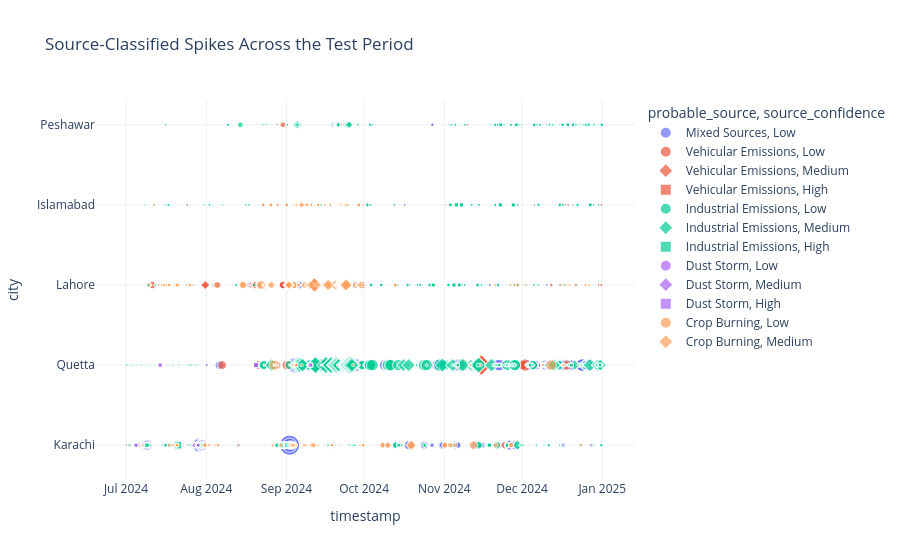

The notebook cell saved with this chart:
### Code cell
fig = px.scatter(
    classified_spikes,
    x="timestamp",
    y="city",
    color="probable_source",
    symbol="source_confidence",
    size="combined_anomaly_score",
    hover_data=["dominant_pollutant", "severity", "source_reason"],
    title="Source-Classified Spikes Across the Test Period",
)
fig.update_layout(template="plotly_white")
fig.show()

### Figure 1 — Plotly figure (JSON) as saved in the notebook; plotly's stock layout.template omitted (floating-point values rounded to 4 significant figures; data arrays with more than 128 entries replaced by an {"elided": "..."} marker saying what was removed)
{"data": [{"customdata": {"elided": "1254x3 str values"}, "hovertemplate": "probable_source=Mixed Sources<br>source_confidence=Low<br>timestamp=%{x}<br>city=%{y}<br>combined_anomaly_score=%{marker.size}<br>dominant_pollutant=%{customdata[0]}<br>severity=%{customdata[1]}<br>source_reason=%{customdata[2]}<extra></extra>", "legendgroup": "Mixed Sources, Low", "marker": {"color": "#636efa", "size": {"elided": "1254 float values"}, "sizemode": "area", "sizeref": 0.2829, "symbol": "circle"}, "mode": "markers", "name": "Mixed Sources, Low", "showlegend": true, "type": "scattergl", "x": {"elided": "1254 str values"}, "xaxis": "x", "y": {"elided": "1254 str values"}, "yaxis": "y"}, {"customdata": {"elided": "225x3 str values"}, "hovertemplate": "probable_source=Vehicular Emissions<br>source_confidence=Low<br>timestamp=%{x}<br>city=%{y}<br>combined_anomaly_score=%{marker.size}<br>dominant_pollutant=%{customdata[0]}<br>severity=%{customdata[1]}<br>source_reason=%{customdata[2]}<extra></extra>", "legendgroup": "Vehicular Emissions, Low", "marker": {"color": "#EF553B", "size": {"elided": "225 float values"}, "sizemode": "area", "sizeref": 0.2829, "symbol": "circle"}, "mode": "markers", "name": "Vehicular Emissions, Low", "showlegend": true, "type": "scattergl", "x": {"elided": "225 str values"}, "xaxis": "x", "y": {"elided": "225 str values"}, "yaxis": "y"}, {"customdata": [["no", "moderate", "Probable traffic fingerprint: NO and NO2 both rose unusually together."], ["no", "moderate", "Probable traffic fingerprint: NO and NO2 both rose unusually together."], ["co", "moderate", "Probable traffic fingerprint: NO and NO2 both rose unusually together."], ["no", "severe", "Probable traffic fingerprint: NO and NO2 both rose unusually together."], ["pm10", "severe", "Probable traffic fingerprint: NO and NO2 both rose unusually together."], ["no", "high", "Probable traffic fingerprint: NO and NO2 both rose unusually together."], ["no", "moderate", "Probable traffic fingerprint: NO and NO2 both rose unusually together."], ["no", "moderate", "Probable traffic fingerprint: NO and NO2 both rose unusually together."], ["no", "moderate", "Probable traffic fingerprint: NO and NO2 both rose unusually together."], ["no", "moderate", "Probable traffic fingerprint: NO and NO2 both rose unusually together."], ["no", "moderate", "Probable traffic fingerprint: NO and NO2 both rose unusually together."], ["no", "moderate", "Probable traffic fingerprint: NO and NO2 both rose unusually together."], ["no", "moderate", "Probable traffic fingerprint: NO and NO2 both rose unusually together."], ["no", "severe", "Probable traffic fingerprint: NO and NO2 both rose unusually together."], ["no", "severe", "Probable traffic fingerprint: NO and NO2 both rose unusually together."], ["no", "severe", "Probable traffic fingerprint: NO and NO2 both rose unusually together."], ["no", "high", "Probable traffic fingerprint: NO and NO2 both rose unusually together."], ["no", "high", "Probable traffic fingerprint: NO and NO2 both rose unusually together."], ["no", "high", "Probable traffic fingerprint: NO and NO2 both rose unusually together."], ["no", "high", "Probable traffic fingerprint: NO and NO2 both rose unusually together."]], "hovertemplate": "probable_source=Vehicular Emissions<br>source_confidence=Medium<br>timestamp=%{x}<br>city=%{y}<br>combined_anomaly_score=%{marker.size}<br>dominant_pollutant=%{customdata[0]}<br>severity=%{customdata[1]}<br>source_reason=%{customdata[2]}<extra></extra>", "legendgroup": "Vehicular Emissions, Medium", "marker": {"color": "#EF553B", "size": [4.803, 5.282, 4.522, 6.486, 5.688, 5.112, 18.16, 15.97, 12.68, 12.68, 14.87, 14.6, 15.01, 43.1, 40.91, 14.33, 55.84, 82.66, 79.31, 13.45], "sizemode": "area", "sizeref": 0.2829, "symbol": "diamond"}, "mode": "markers", "name": "Vehicular Emissions, Medium", "showlegend": true, "type": "scattergl", "x": ["2024-07-15T10:00:00.000000", "2024-07-15T13:00:00.000000", "2024-07-20T04:00:00.000000", "2024-07-28T05:00:00.000000", "2024-07-28T07:00:00.000000", "2024-07-29T11:00:00.000000", "2024-07-31T15:00:00.000000", "2024-07-31T16:00:00.000000", "2024-08-05T13:00:00.000000", "2024-08-19T15:00:00.000000", "2024-08-19T16:00:00.000000", "2024-08-19T17:00:00.000000", "2024-08-21T18:00:00.000000", "2024-09-11T19:00:00.000000", "2024-09-11T20:00:00.000000", "2024-09-23T23:00:00.000000", "2024-11-15T04:00:00.000000", "2024-11-15T05:00:00.000000", "2024-11-15T06:00:00.000000", "2024-11-24T06:00:00.000000"], "xaxis": "x", "y": ["Karachi", "Karachi", "Karachi", "Karachi", "Karachi", "Karachi", "Lahore", "Lahore", "Lahore", "Lahore", "Lahore", "Lahore", "Lahore", "Lahore", "Lahore", "Lahore", "Quetta", "Quetta", "Quetta", "Karachi"], "yaxis": "y"}, {"customdata": [["no", "high", "Probable traffic fingerprint: NO and NO2 both rose unusually together."], ["no", "high", "Probable traffic fingerprint: NO and NO2 both rose unusually together."]], "hovertemplate": "probable_source=Vehicular Emissions<br>source_confidence=High<br>timestamp=%{x}<br>city=%{y}<br>combined_anomaly_score=%{marker.size}<br>dominant_pollutant=%{customdata[0]}<br>severity=%{customdata[1]}<br>source_reason=%{customdata[2]}<extra></extra>", "legendgroup": "Vehicular Emissions, High", "marker": {"color": "#EF553B", "size": [7.614, 10.29], "sizemode": "area", "sizeref": 0.2829, "symbol": "square"}, "mode": "markers", "name": "Vehicular Emissions, High", "showlegend": true, "type": "scattergl", "x": ["2024-07-08T15:00:00.000000", "2024-07-20T15:00:00.000000"], "xaxis": "x", "y": ["Karachi", "Karachi"], "yaxis": "y"}, {"customdata": {"elided": "891x3 str values"}, "hovertemplate": "probable_source=Industrial Emissions<br>source_confidence=Low<br>timestamp=%{x}<br>city=%{y}<br>combined_anomaly_score=%{marker.size}<br>dominant_pollutant=%{customdata[0]}<br>severity=%{customdata[1]}<br>source_reason=%{customdata[2]}<extra></extra>", "legendgroup": "Industrial Emissions, Low", "marker": {"color": "#00cc96", "size": {"elided": "891 float values"}, "sizemode": "area", "sizeref": 0.2829, "symbol": "circle"}, "mode": "markers", "name": "Industrial Emissions, Low", "showlegend": true, "type": "scattergl", "x": {"elided": "891 str values"}, "xaxis": "x", "y": {"elided": "891 str values"}, "yaxis": "y"}, {"customdata": {"elided": "683x3 str values"}, "hovertemplate": "probable_source=Industrial Emissions<br>source_confidence=Medium<br>timestamp=%{x}<br>city=%{y}<br>combined_anomaly_score=%{marker.size}<br>dominant_pollutant=%{customdata[0]}<br>severity=%{customdata[1]}<br>source_reason=%{customdata[2]}<extra></extra>", "legendgroup": "Industrial Emissions, Medium", "marker": {"color": "#00cc96", "size": {"elided": "683 float values"}, "sizemode": "area", "sizeref": 0.2829, "symbol": "diamond"}, "mode": "markers", "name": "Industrial Emissions, Medium", "showlegend": true, "type": "scattergl", "x": {"elided": "683 str values"}, "xaxis": "x", "y": {"elided": "683 str values"}, "yaxis": "y"}, {"customdata": {"elided": "168x3 str values"}, "hovertemplate": "probable_source=Industrial Emissions<br>source_confidence=High<br>timestamp=%{x}<br>city=%{y}<br>combined_anomaly_score=%{marker.size}<br>dominant_pollutant=%{customdata[0]}<br>severity=%{customdata[1]}<br>source_reason=%{customdata[2]}<extra></extra>", "legendgroup": "Industrial Emissions, High", "marker": {"color": "#00cc96", "size": {"elided": "168 float values"}, "sizemode": "area", "sizeref": 0.2829, "symbol": "square"}, "mode": "markers", "name": "Industrial Emissions, High", "showlegend": true, "type": "scattergl", "x": {"elided": "168 str values"}, "xaxis": "x", "y": {"elided": "168 str values"}, "yaxis": "y"}, {"customdata": [["o3", "moderate", "Probable dust fingerprint: PM10 was unusually elevated and much higher than PM2.5 relative to the learned local ratio."], ["o3", "moderate", "Probable dust fingerprint: PM10 was unusually elevated and much higher than PM2.5 relative to the learned local ratio."], ["pm10", "moderate", "Probable dust fingerprint: PM10 was unusually elevated and much higher than PM2.5 relative to the learned local ratio."], ["pm10", "moderate", "Probable dust fingerprint: PM10 was unusually elevated and much higher than PM2.5 relative to the learned local ratio."], ["pm10", "moderate", "Probable dust fingerprint: PM10 was unusually elevated and much higher than PM2.5 relative to the learned local ratio."], ["pm10", "moderate", "Probable dust fingerprint: PM10 was unusually elevated and much higher than PM2.5 relative to the learned local ratio."], ["pm10", "moderate", "Probable dust fingerprint: PM10 was unusually elevated and much higher than PM2.5 relative to the learned local ratio."], ["o3", "moderate", "Probable dust fingerprint: PM10 was unusually elevated and much higher than PM2.5 relative to the learned local ratio."], ["pm10", "severe", "Probable dust fingerprint: PM10 was unusually elevated and much higher than PM2.5 relative to the learned local ratio."], ["pm10", "moderate", "Probable dust fingerprint: PM10 was unusually elevated and much higher than PM2.5 relative to the learned local ratio."], ["pm10", "moderate", "Probable dust fingerprint: PM10 was unusually elevated and much higher than PM2.5 relative to the learned local ratio."], ["pm10", "moderate", "Probable dust fingerprint: PM10 was unusually elevated and much higher than PM2.5 relative to the learned local ratio."], ["o3", "moderate", "Probable dust fingerprint: PM10 was unusually elevated and much higher than PM2.5 relative to the learned local ratio."], ["pm10", "high", "Probable dust fingerprint: PM10 was unusually elevated and much higher than PM2.5 relative to the learned local ratio."], ["o3", "high", "Probable dust fingerprint: PM10 was unusually elevated and much higher than PM2.5 relative to the learned local ratio."], ["o3", "high", "Probable dust fingerprint: PM10 was unusually elevated and much higher than PM2.5 relative to the learned local ratio."], ["pm10", "moderate", "Probable dust fingerprint: PM10 was unusually elevated and much higher than PM2.5 relative to the learned local ratio."], ["pm10", "moderate", "Probable dust fingerprint: PM10 was unusually elevated and much higher than PM2.5 relative to the learned local ratio."], ["pm10", "moderate", "Probable dust fingerprint: PM10 was unusually elevated and much higher than PM2.5 relative to the learned local ratio."], ["pm10", "moderate", "Probable dust fingerprint: PM10 was unusually elevated and much higher than PM2.5 relative to the learned local ratio."], ["pm10", "high", "Probable dust fingerprint: PM10 was unusually elevated and much higher than PM2.5 relative to the learned local ratio."], ["pm10", "high", "Probable dust fingerprint: PM10 was unusually elevated and much higher than PM2.5 relative to the learned local ratio."], ["pm10", "high", "Probable dust fingerprint: PM10 was unusually elevated and much higher than PM2.5 relative to the learned local ratio."], ["o3", "moderate", "Probable dust fingerprint: PM10 was unusually elevated and much higher than PM2.5 relative to the learned local ratio."], ["o3", "moderate", "Probable dust fingerprint: PM10 was unusually elevated and much higher than PM2.5 relative to the learned local ratio."], ["o3", "moderate", "Probable dust fingerprint: PM10 was unusually elevated and much higher than PM2.5 relative to the learned local ratio."], ["o3", "moderate", "Probable dust fingerprint: PM10 was unusually elevated and much higher than PM2.5 relative to the learned local ratio."]], "hovertemplate": "probable_source=Dust Storm<br>source_confidence=Low<br>timestamp=%{x}<br>city=%{y}<br>combined_anomaly_score=%{marker.size}<br>dominant_pollutant=%{customdata[0]}<br>severity=%{customdata[1]}<br>source_reason=%{customdata[2]}<extra></extra>", "legendgroup": "Dust Storm, Low", "marker": {"color": "#ab63fa", "size": [1.169, 1.169, 2.863, 3.601, 2.998, 2.968, 2.898, 1.231, 5.261, 2.763, 2.807, 3.61, 1.231, 4.791, 1.482, 1.514, 2.999, 3.307, 3.45, 3.81, 3.365, 4.088, 2.975, 1.2, 1.2, 1.2, 1.169], "sizemode": "area", "sizeref": 0.2829, "symbol": "circle"}, "mode": "markers", "name": "Dust Storm, Low", "showlegend": true, "type": "scattergl", "x": ["2024-07-06T10:00:00.000000", "2024-07-06T11:00:00.000000", "2024-07-13T08:00:00.000000", "2024-07-14T07:00:00.000000", "2024-07-14T08:00:00.000000", "2024-07-14T16:00:00.000000", "2024-07-14T17:00:00.000000", "2024-07-18T12:00:00.000000", "2024-07-27T13:00:00.000000", "2024-08-01T05:00:00.000000", "2024-08-01T06:00:00.000000", "2024-08-20T08:00:00.000000", "2024-08-23T13:00:00.000000", "2024-09-04T08:00:00.000000", "2024-09-10T09:00:00.000000", "2024-09-10T10:00:00.000000", "2024-09-10T11:00:00.000000", "2024-09-10T12:00:00.000000", "2024-09-10T13:00:00.000000", "2024-09-10T14:00:00.000000", "2024-09-10T22:00:00.000000", "2024-09-10T23:00:00.000000", "2024-09-12T12:00:00.000000", "2024-09-14T08:00:00.000000", "2024-09-14T09:00:00.000000", "2024-09-14T10:00:00.000000", "2024-09-14T11:00:00.000000"], "xaxis": "x", "y": ["Quetta", "Quetta", "Quetta", "Quetta", "Quetta", "Quetta", "Quetta", "Quetta", "Karachi", "Quetta", "Quetta", "Quetta", "Quetta", "Quetta", "Quetta", "Quetta", "Quetta", "Quetta", "Quetta", "Quetta", "Karachi", "Karachi", "Karachi", "Quetta", "Quetta", "Quetta", "Quetta"], "yaxis": "y"}, {"customdata": [["pm10", "severe", "Probable dust fingerprint: PM10 was unusually elevated and much higher than PM2.5 relative to the learned local ratio."], ["pm10", "severe", "Probable dust fingerprint: PM10 was unusually elevated and much higher than PM2.5 relative to the learned local ratio."], ["pm10", "high", "Probable dust fingerprint: PM10 was unusually elevated and much higher than PM2.5 relative to the learned local ratio."], ["pm10", "moderate", "Probable dust fingerprint: PM10 was unusually elevated and much higher than PM2.5 relative to the learned local ratio."], ["pm10", "severe", "Probable dust fingerprint: PM10 was unusually elevated and much higher than PM2.5 relative to the learned local ratio."], ["pm10", "severe", "Probable dust fingerprint: PM10 was unusually elevated and much higher than PM2.5 relative to the learned local ratio."], ["pm10", "severe", "Probable dust fingerprint: PM10 was unusually elevated and much higher than PM2.5 relative to the learned local ratio."], ["pm10", "severe", "Probable dust fingerprint: PM10 was unusually elevated and much higher than PM2.5 relative to the learned local ratio."], ["pm10", "severe", "Probable dust fingerprint: PM10 was unusually elevated and much higher than PM2.5 relative to the learned local ratio."], ["pm10", "severe", "Probable dust fingerprint: PM10 was unusually elevated and much higher than PM2.5 relative to the learned local ratio."], ["pm10", "severe", "Probable dust fingerprint: PM10 was unusually elevated and much higher than PM2.5 relative to the learned local ratio."], ["pm10", "severe", "Probable dust fingerprint: PM10 was unusually elevated and much higher than PM2.5 relative to the learned local ratio."], ["pm10", "severe", "Probable dust fingerprint: PM10 was unusually elevated and much higher than PM2.5 relative to the learned local ratio."], ["pm10", "severe", "Probable dust fingerprint: PM10 was unusually elevated and much higher than PM2.5 relative to the learned local ratio."], ["pm10", "severe", "Probable dust fingerprint: PM10 was unusually elevated and much higher than PM2.5 relative to the learned local ratio."], ["pm10", "high", "Probable dust fingerprint: PM10 was unusually elevated and much higher than PM2.5 relative to the learned local ratio."], ["pm10", "high", "Probable dust fingerprint: PM10 was unusually elevated and much higher than PM2.5 relative to the learned local ratio."], ["pm10", "high", "Probable dust fingerprint: PM10 was unusually elevated and much higher than PM2.5 relative to the learned local ratio."], ["pm10", "moderate", "Probable dust fingerprint: PM10 was unusually elevated and much higher than PM2.5 relative to the learned local ratio."], ["pm10", "severe", "Probable dust fingerprint: PM10 was unusually elevated and much higher than PM2.5 relative to the learned local ratio."], ["pm10", "severe", "Probable dust fingerprint: PM10 was unusually elevated and much higher than PM2.5 relative to the learned local ratio."], ["pm10", "severe", "Probable dust fingerprint: PM10 was unusually elevated and much higher than PM2.5 relative to the learned local ratio."], ["pm10", "severe", "Probable dust fingerprint: PM10 was unusually elevated and much higher than PM2.5 relative to the learned local ratio."], ["pm10", "severe", "Probable dust fingerprint: PM10 was unusually elevated and much higher than PM2.5 relative to the learned local ratio."], ["pm10", "high", "Probable dust fingerprint: PM10 was unusually elevated and much higher than PM2.5 relative to the learned local ratio."], ["pm10", "severe", "Probable dust fingerprint: PM10 was unusually elevated and much higher than PM2.5 relative to the learned local ratio."], ["pm10", "severe", "Probable dust fingerprint: PM10 was unusually elevated and much higher than PM2.5 relative to the learned local ratio."], ["pm10", "severe", "Probable dust fingerprint: PM10 was unusually elevated and much higher than PM2.5 relative to the learned local ratio."], ["pm10", "high", "Probable dust fingerprint: PM10 was unusually elevated and much higher than PM2.5 relative to the learned local ratio."], ["pm10", "high", "Probable dust fingerprint: PM10 was unusually elevated and much higher than PM2.5 relative to the learned local ratio."], ["pm10", "high", "Probable dust fingerprint: PM10 was unusually elevated and much higher than PM2.5 relative to the learned local ratio."], ["pm10", "high", "Probable dust fingerprint: PM10 was unusually elevated and much higher than PM2.5 relative to the learned local ratio."], ["pm10", "moderate", "Probable dust fingerprint: PM10 was unusually elevated and much higher than PM2.5 relative to the learned local ratio."], ["pm10", "moderate", "Probable dust fingerprint: PM10 was unusually elevated and much higher than PM2.5 relative to the learned local ratio."], ["pm10", "moderate", "Probable dust fingerprint: PM10 was unusually elevated and much higher than PM2.5 relative to the learned local ratio."]], "hovertemplate": "probable_source=Dust Storm<br>source_confidence=Medium<br>timestamp=%{x}<br>city=%{y}<br>combined_anomaly_score=%{marker.size}<br>dominant_pollutant=%{customdata[0]}<br>severity=%{customdata[1]}<br>source_reason=%{customdata[2]}<extra></extra>", "legendgroup": "Dust Storm, Medium", "marker": {"color": "#ab63fa", "size": [5.79, 5.856, 4.979, 4.187, 7.899, 7.713, 6.711, 5.685, 6.075, 6.081, 5.954, 5.802, 5.629, 5.418, 5.248, 6.846, 5.392, 5.691, 3.672, 4.667, 5.072, 5.623, 6.126, 8.017, 4.755, 4.8, 5.351, 4.067, 3.819, 3.685, 3.554, 3.688, 2.161, 2.352, 2.15], "sizemode": "area", "sizeref": 0.2829, "symbol": "diamond"}, "mode": "markers", "name": "Dust Storm, Medium", "showlegend": true, "type": "scattergl", "x": ["2024-07-04T21:00:00.000000", "2024-07-04T22:00:00.000000", "2024-07-14T05:00:00.000000", "2024-07-14T06:00:00.000000", "2024-07-27T10:00:00.000000", "2024-07-27T11:00:00.000000", "2024-07-27T12:00:00.000000", "2024-07-28T15:00:00.000000", "2024-07-28T16:00:00.000000", "2024-07-28T17:00:00.000000", "2024-07-28T18:00:00.000000", "2024-07-28T19:00:00.000000", "2024-07-28T20:00:00.000000", "2024-07-28T21:00:00.000000", "2024-07-28T22:00:00.000000", "2024-08-20T04:00:00.000000", "2024-08-20T07:00:00.000000", "2024-09-04T07:00:00.000000", "2024-09-10T08:00:00.000000", "2024-09-11T00:00:00.000000", "2024-09-11T01:00:00.000000", "2024-09-11T02:00:00.000000", "2024-09-11T03:00:00.000000", "2024-09-11T12:00:00.000000", "2024-09-12T01:00:00.000000", "2024-09-12T07:00:00.000000", "2024-09-12T10:00:00.000000", "2024-09-12T11:00:00.000000", "2024-09-14T10:00:00.000000", "2024-09-14T11:00:00.000000", "2024-09-14T12:00:00.000000", "2024-09-14T13:00:00.000000", "2024-09-15T08:00:00.000000", "2024-12-07T21:00:00.000000", "2024-12-08T07:00:00.000000"], "xaxis": "x", "y": ["Karachi", "Karachi", "Quetta", "Quetta", "Karachi", "Karachi", "Karachi", "Karachi", "Karachi", "Karachi", "Karachi", "Karachi", "Karachi", "Karachi", "Karachi", "Quetta", "Quetta", "Quetta", "Quetta", "Karachi", "Karachi", "Karachi", "Karachi", "Karachi", "Karachi", "Karachi", "Karachi", "Karachi", "Lahore", "Lahore", "Lahore", "Lahore", "Lahore", "Quetta", "Quetta"], "yaxis": "y"}, {"customdata": [["pm10", "high", "Probable dust fingerprint: PM10 was unusually elevated and much higher than PM2.5 relative to the learned local ratio."], ["pm10", "high", "Probable dust fingerprint: PM10 was unusually elevated and much higher than PM2.5 relative to the learned local ratio."], ["pm10", "high", "Probable dust fingerprint: PM10 was unusually elevated and much higher than PM2.5 relative to the learned local ratio."], ["pm10", "high", "Probable dust fingerprint: PM10 was unusually elevated and much higher than PM2.5 relative to the learned local ratio."], ["pm10", "severe", "Probable dust fingerprint: PM10 was unusually elevated and much higher than PM2.5 relative to the learned local ratio."], ["pm10", "severe", "Probable dust fingerprint: PM10 was unusually elevated and much higher than PM2.5 relative to the learned local ratio."], ["pm10", "severe", "Probable dust fingerprint: PM10 was unusually elevated and much higher than PM2.5 relative to the learned local ratio."], ["pm10", "severe", "Probable dust fingerprint: PM10 was unusually elevated and much higher than PM2.5 relative to the learned local ratio."], ["pm10", "severe", "Probable dust fingerprint: PM10 was unusually elevated and much higher than PM2.5 relative to the learned local ratio."], ["pm10", "severe", "Probable dust fingerprint: PM10 was unusually elevated and much higher than PM2.5 relative to the learned local ratio."], ["pm10", "severe", "Probable dust fingerprint: PM10 was unusually elevated and much higher than PM2.5 relative to the learned local ratio."], ["pm10", "high", "Probable dust fingerprint: PM10 was unusually elevated and much higher than PM2.5 relative to the learned local ratio."], ["pm10", "severe", "Probable dust fingerprint: PM10 was unusually elevated and much higher than PM2.5 relative to the learned local ratio."], ["pm10", "severe", "Probable dust fingerprint: PM10 was unusually elevated and much higher than PM2.5 relative to the learned local ratio."], ["pm10", "severe", "Probable dust fingerprint: PM10 was unusually elevated and much higher than PM2.5 relative to the learned local ratio."], ["pm10", "severe", "Probable dust fingerprint: PM10 was unusually elevated and much higher than PM2.5 relative to the learned local ratio."], ["pm10", "severe", "Probable dust fingerprint: PM10 was unusually elevated and much higher than PM2.5 relative to the learned local ratio."], ["pm10", "severe", "Probable dust fingerprint: PM10 was unusually elevated and much higher than PM2.5 relative to the learned local ratio."], ["pm10", "severe", "Probable dust fingerprint: PM10 was unusually elevated and much higher than PM2.5 relative to the learned local ratio."]], "hovertemplate": "probable_source=Dust Storm<br>source_confidence=High<br>timestamp=%{x}<br>city=%{y}<br>combined_anomaly_score=%{marker.size}<br>dominant_pollutant=%{customdata[0]}<br>severity=%{customdata[1]}<br>source_reason=%{customdata[2]}<extra></extra>", "legendgroup": "Dust Storm, High", "marker": {"color": "#ab63fa", "size": [5.843, 8.151, 8.237, 5.853, 5.732, 7.372, 8.899, 8.207, 6.208, 5.144, 5.943, 3.469, 4.219, 4.742, 5.303, 5.855, 6.269, 6.461, 4.721], "sizemode": "area", "sizeref": 0.2829, "symbol": "square"}, "mode": "markers", "name": "Dust Storm, High", "showlegend": true, "type": "scattergl", "x": ["2024-07-14T04:00:00.000000", "2024-08-20T05:00:00.000000", "2024-08-20T06:00:00.000000", "2024-09-10T07:00:00.000000", "2024-09-12T02:00:00.000000", "2024-09-12T03:00:00.000000", "2024-09-12T04:00:00.000000", "2024-09-12T05:00:00.000000", "2024-09-12T06:00:00.000000", "2024-09-12T08:00:00.000000", "2024-09-12T09:00:00.000000", "2024-12-07T22:00:00.000000", "2024-12-07T23:00:00.000000", "2024-12-08T00:00:00.000000", "2024-12-08T01:00:00.000000", "2024-12-08T02:00:00.000000", "2024-12-08T03:00:00.000000", "2024-12-08T04:00:00.000000", "2024-12-08T20:00:00.000000"], "xaxis": "x", "y": ["Quetta", "Quetta", "Quetta", "Quetta", "Karachi", "Karachi", "Karachi", "Karachi", "Karachi", "Karachi", "Karachi", "Quetta", "Quetta", "Quetta", "Quetta", "Quetta", "Quetta", "Quetta", "Quetta"], "yaxis": "y"}, {"customdata": {"elided": "402x3 str values"}, "hovertemplate": "probable_source=Crop Burning<br>source_confidence=Low<br>timestamp=%{x}<br>city=%{y}<br>combined_anomaly_score=%{marker.size}<br>dominant_pollutant=%{customdata[0]}<br>severity=%{customdata[1]}<br>source_reason=%{customdata[2]}<extra></extra>", "legendgroup": "Crop Burning, Low", "marker": {"color": "#FFA15A", "size": {"elided": "402 float values"}, "sizemode": "area", "sizeref": 0.2829, "symbol": "circle"}, "mode": "markers", "name": "Crop Burning, Low", "showlegend": true, "type": "scattergl", "x": {"elided": "402 str values"}, "xaxis": "x", "y": {"elided": "402 str values"}, "yaxis": "y"}, {"customdata": [["no2", "high", "Probable crop-burning fingerprint: NH3 and CO both rose unusually together."], ["no2", "high", "Probable crop-burning fingerprint: NH3 and CO both rose unusually together."], ["nh3", "moderate", "Probable crop-burning fingerprint: NH3 and CO both rose unusually together."], ["no", "moderate", "Probable crop-burning fingerprint: NH3 and CO both rose unusually together."], ["no", "high", "Probable crop-burning fingerprint: NH3 and CO both rose unusually together."], ["no", "severe", "Probable crop-burning fingerprint: NH3 and CO both rose unusually together."], ["no", "moderate", "Probable crop-burning fingerprint: NH3 and CO both rose unusually together."], ["co", "moderate", "Probable crop-burning fingerprint: NH3 and CO both rose unusually together."], ["no", "moderate", "Probable crop-burning fingerprint: NH3 and CO both rose unusually together."], ["pm2_5", "severe", "Probable crop-burning fingerprint: NH3 and CO both rose unusually together."], ["pm2_5", "severe", "Probable crop-burning fingerprint: NH3 and CO both rose unusually together."], ["nh3", "high", "Probable crop-burning fingerprint: NH3 and CO both rose unusually together."], ["co", "high", "Probable crop-burning fingerprint: NH3 and CO both rose unusually together."], ["nh3", "moderate", "Probable crop-burning fingerprint: NH3 and CO both rose unusually together."], ["nh3", "moderate", "Probable crop-burning fingerprint: NH3 and CO both rose unusually together."], ["nh3", "moderate", "Probable crop-burning fingerprint: NH3 and CO both rose unusually together."], ["no2", "severe", "Probable crop-burning fingerprint: NH3 and CO both rose unusually together."], ["pm10", "severe", "Probable crop-burning fingerprint: NH3 and CO both rose unusually together."], ["no", "severe", "Probable crop-burning fingerprint: NH3 and CO both rose unusually together."], ["no", "severe", "Probable crop-burning fingerprint: NH3 and CO both rose unusually together."], ["no", "severe", "Probable crop-burning fingerprint: NH3 and CO both rose unusually together."], ["no2", "high", "Probable crop-burning fingerprint: NH3 and CO both rose unusually together."], ["co", "high", "Probable crop-burning fingerprint: NH3 and CO both rose unusually together."], ["co", "high", "Probable crop-burning fingerprint: NH3 and CO both rose unusually together."], ["co", "high", "Probable crop-burning fingerprint: NH3 and CO both rose unusually together."], ["nh3", "high", "Probable crop-burning fingerprint: NH3 and CO both rose unusually together."], ["nh3", "high", "Probable crop-burning fingerprint: NH3 and CO both rose unusually together."], ["nh3", "high", "Probable crop-burning fingerprint: NH3 and CO both rose unusually together."], ["co", "moderate", "Probable crop-burning fingerprint: NH3 and CO both rose unusually together."], ["co", "high", "Probable crop-burning fingerprint: NH3 and CO both rose unusually together."], ["no", "high", "Probable crop-burning fingerprint: NH3 and CO both rose unusually together."], ["no", "high", "Probable crop-burning fingerprint: NH3 and CO both rose unusually together."], ["no", "high", "Probable crop-burning fingerprint: NH3 and CO both rose unusually together."], ["no", "high", "Probable crop-burning fingerprint: NH3 and CO both rose unusually together."], ["no", "high", "Probable crop-burning fingerprint: NH3 and CO both rose unusually together."], ["no2", "severe", "Probable crop-burning fingerprint: NH3 and CO both rose unusually together."], ["pm2_5", "moderate", "Probable crop-burning fingerprint: NH3 and CO both rose unusually together."]], "hovertemplate": "probable_source=Crop Burning<br>source_confidence=Medium<br>timestamp=%{x}<br>city=%{y}<br>combined_anomaly_score=%{marker.size}<br>dominant_pollutant=%{customdata[0]}<br>severity=%{customdata[1]}<br>source_reason=%{customdata[2]}<extra></extra>", "legendgroup": "Crop Burning, Medium", "marker": {"color": "#FFA15A", "size": [4.588, 4.404, 4.942, 22.55, 18.16, 12.54, 5.452, 4.068, 5.799, 4.544, 8.803, 4.855, 4.078, 3.66, 4.087, 4.456, 7.896, 8.156, 38.72, 13.23, 27.21, 5.787, 5.328, 4.391, 3.766, 6.206, 6.022, 4.424, 3.766, 3.953, 24.19, 23.64, 31.87, 27.21, 21.02, 4.58, 4.05], "sizemode": "area", "sizeref": 0.2829, "symbol": "diamond"}, "mode": "markers", "name": "Crop Burning, Medium", "showlegend": true, "type": "scattergl", "x": ["2024-07-09T19:00:00.000000", "2024-07-25T16:00:00.000000", "2024-08-29T18:00:00.000000", "2024-09-01T20:00:00.000000", "2024-09-01T21:00:00.000000", "2024-09-01T22:00:00.000000", "2024-09-02T12:00:00.000000", "2024-09-02T14:00:00.000000", "2024-09-03T12:00:00.000000", "2024-09-05T19:00:00.000000", "2024-09-06T21:00:00.000000", "2024-09-08T22:00:00.000000", "2024-09-08T23:00:00.000000", "2024-09-10T09:00:00.000000", "2024-09-10T10:00:00.000000", "2024-09-10T11:00:00.000000", "2024-09-10T14:00:00.000000", "2024-09-11T11:00:00.000000", "2024-09-11T18:00:00.000000", "2024-09-17T02:00:00.000000", "2024-09-17T03:00:00.000000", "2024-09-20T15:00:00.000000", "2024-09-20T16:00:00.000000", "2024-09-20T17:00:00.000000", "2024-09-20T18:00:00.000000", "2024-09-21T16:00:00.000000", "2024-09-21T17:00:00.000000", "2024-09-21T18:00:00.000000", "2024-09-21T19:00:00.000000", "2024-09-22T22:00:00.000000", "2024-09-23T03:00:00.000000", "2024-09-23T17:00:00.000000", "2024-09-23T18:00:00.000000", "2024-09-24T03:00:00.000000", "2024-10-19T05:00:00.000000", "2024-12-21T18:00:00.000000", "2024-12-23T18:00:00.000000"], "xaxis": "x", "y": ["Lahore", "Lahore", "Karachi", "Lahore", "Lahore", "Lahore", "Karachi", "Karachi", "Karachi", "Lahore", "Islamabad", "Lahore", "Lahore", "Karachi", "Karachi", "Karachi", "Karachi", "Karachi", "Lahore", "Lahore", "Lahore", "Lahore", "Lahore", "Lahore", "Lahore", "Lahore", "Lahore", "Lahore", "Lahore", "Lahore", "Lahore", "Lahore", "Lahore", "Lahore", "Karachi", "Lahore", "Karachi"], "yaxis": "y"}], "layout": {"legend": {"itemsizing": "constant", "title": {"text": "probable_source, source_confidence"}, "tracegroupgap": 0}, "title": {"text": "Source-Classified Spikes Across the Test Period"}, "xaxis": {"anchor": "y", "domain": [0, 1], "title": {"text": "timestamp"}}, "yaxis": {"anchor": "x", "domain": [0, 1], "title": {"text": "city"}}}}
